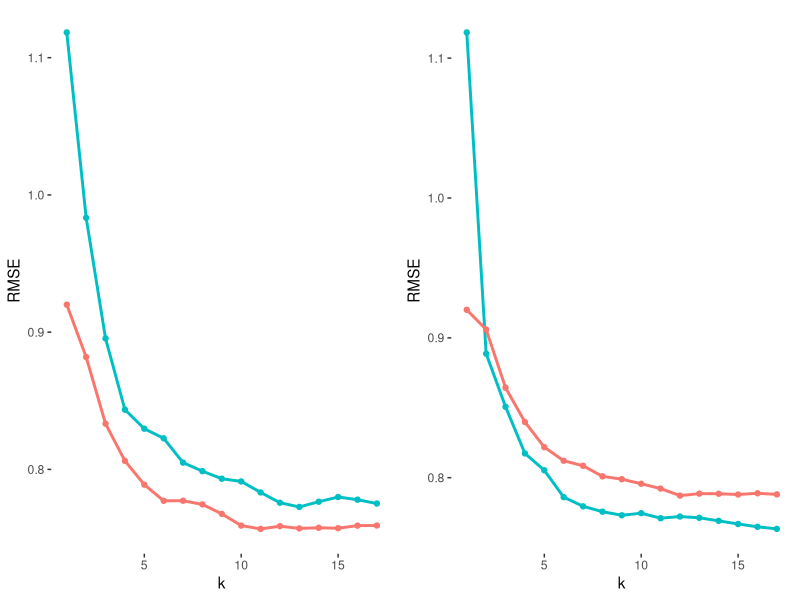

Recreate this plot in R.
library("reshape2")
library("ggplot2")
library("gridExtra")

cf_k_table <- read.delim(text="k UBCF_COSINE_DENORMALIZED IBCF_COSINE_DENORMALIZED UBCF_COSINE_NORMALIZED IBCF_COSINE_NORMALIZED UBCF_PEARSON_DENORMALIZED IBCF_PEARSON_DENORMALIZED UBCF_PEARSON_NORMALIZED IBCF_PEARSON_NORMALIZED
1 1.23655 0.920048 1.11839 0.920048 1.23655 0.920048 1.11839 0.920048
2 1.10926 1.00381 0.888671 0.905941 0.997885 0.878653 0.98337 0.881869
3 1.10323 0.987016 0.850719 0.864337 0.953396 0.83077 0.89544 0.833321
4 1.0765 0.987237 0.817349 0.839805 0.913284 0.810032 0.843541 0.806225
5 1.04544 0.981972 0.805295 0.821832 0.897593 0.799235 0.829648 0.788883
6 1.03094 0.978671 0.786088 0.812109 0.875153 0.797812 0.822661 0.777133
7 1.01337 0.97742 0.779532 0.808517 0.86764 0.790032 0.804924 0.777174
8 1.00257 0.981971 0.775688 0.80096 0.870702 0.785709 0.798699 0.774489
9 1.00548 0.978952 0.773115 0.798931 0.86799 0.779873 0.793205 0.767587
10 1.00712 0.980134 0.774617 0.795652 0.864337 0.776034 0.791223 0.759063
11 1.01112 0.979088 0.771025 0.792216 0.865305 0.772696 0.783226 0.756642
12 1.00416 0.977 0.772224 0.787178 0.868169 0.771713 0.775699 0.758621
13 1.00034 0.977806 0.771314 0.788605 0.863967 0.771328 0.772654 0.757013
14 0.997866 0.977861 0.769123 0.788509 0.862327 0.767712 0.776436 0.757467
15 0.994801 0.976343 0.766873 0.787973 0.864196 0.769112 0.779886 0.757156
16 0.991728 0.97521 0.764871 0.78885 0.862905 0.769519 0.777933 0.759028
17 0.988238 0.976085 0.763372 0.78805 0.861703 0.771228 0.775126 0.759139
",as.is=TRUE,sep=" ",header=TRUE)

#mdf <- melt(cf_k_table, id="k", measure.name="UBCF_COSINE_DENORMALIZED", variable.name="UBCF_COSINE_DENORMALIZED")
#ggplot(data=mdf,
#       aes(x=k, y=UBCF_COSINE_DENORMALIZED)) +
#  geom_line()

vplayout <- function(x, y) viewport(layout.pos.row = x, layout.pos.col = y)

p1 <- ggplot(cf_k_table, aes(k)) +
  geom_point(aes(y=UBCF_PEARSON_NORMALIZED, colour = "UBCF")) +
  geom_line(aes(y=UBCF_PEARSON_NORMALIZED, colour = "UBCF"), size=1) +
  geom_point(aes(y=IBCF_PEARSON_NORMALIZED, colour = "IBCF")) +
  geom_line(aes(y=IBCF_PEARSON_NORMALIZED, colour = "IBCF"), size=1) +
  labs(y = "RMSE") +
  theme(panel.background = element_blank(), legend.position = "none")

  p2 <- ggplot(cf_k_table, aes(k)) +
  geom_point(aes(y=UBCF_COSINE_NORMALIZED, colour = "UBCF")) +
  geom_line(aes(y=UBCF_COSINE_NORMALIZED, colour = "UBCF"), size=1) +
  geom_point(aes(y=IBCF_COSINE_NORMALIZED, colour = "IBCF")) +
  geom_line(aes(y=IBCF_COSINE_NORMALIZED, colour = "IBCF"), size=1) +
  labs(y = "RMSE") +
  theme(panel.background = element_blank(), legend.position = "none")
  grid.arrange(p1,p2,ncol=2)